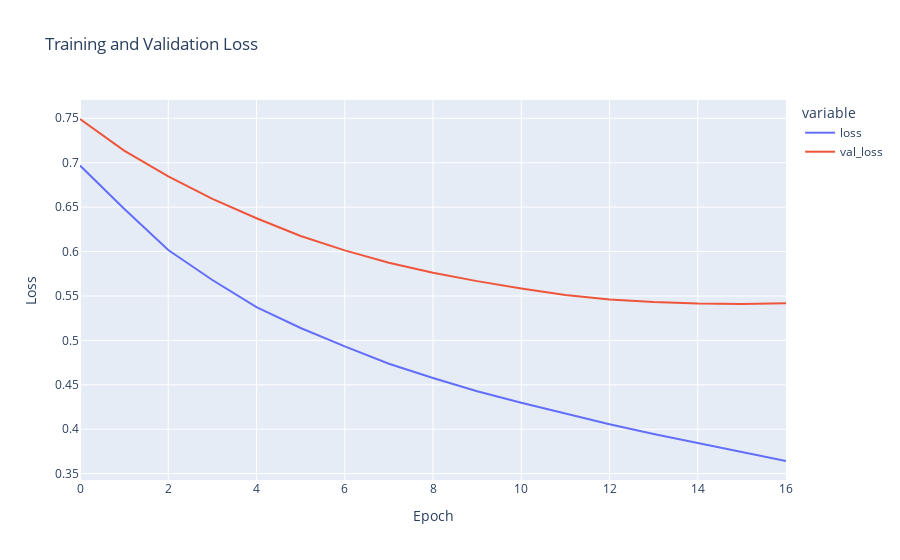

Here is the notebook cell this chart was saved with:
### Markdown cell above
### Results

### Code cell
fig = px.line(
    history.history,
    y=['loss', 'val_loss'],
    labels = {'index': 'Epoch', 'value': 'Loss'},
    title = "Training and Validation Loss"
)

fig.show()

### Figure 1 — Plotly figure (JSON) as saved in the notebook; plotly's stock layout.template omitted (floating-point values rounded to 4 significant figures)
{"data": [{"hovertemplate": "variable=loss<br>Epoch=%{x}<br>Loss=%{y}<extra></extra>", "legendgroup": "loss", "line": {"color": "#636efa", "dash": "solid"}, "marker": {"symbol": "circle"}, "mode": "lines", "name": "loss", "orientation": "v", "showlegend": true, "type": "scatter", "x": [0, 1, 2, 3, 4, 5, 6, 7, 8, 9, 10, 11, 12, 13, 14, 15, 16], "xaxis": "x", "y": [0.6968, 0.6483, 0.6017, 0.568, 0.5373, 0.514, 0.4932, 0.4738, 0.4577, 0.4427, 0.4298, 0.4175, 0.4056, 0.3946, 0.3843, 0.3742, 0.3643], "yaxis": "y"}, {"hovertemplate": "variable=val_loss<br>Epoch=%{x}<br>Loss=%{y}<extra></extra>", "legendgroup": "val_loss", "line": {"color": "#EF553B", "dash": "solid"}, "marker": {"symbol": "circle"}, "mode": "lines", "name": "val_loss", "orientation": "v", "showlegend": true, "type": "scatter", "x": [0, 1, 2, 3, 4, 5, 6, 7, 8, 9, 10, 11, 12, 13, 14, 15, 16], "xaxis": "x", "y": [0.7492, 0.7137, 0.6846, 0.6593, 0.6375, 0.6175, 0.6013, 0.5874, 0.5761, 0.5667, 0.5585, 0.5512, 0.5461, 0.5432, 0.5415, 0.5409, 0.5419], "yaxis": "y"}], "layout": {"legend": {"title": {"text": "variable"}, "tracegroupgap": 0}, "title": {"text": "Training and Validation Loss"}, "xaxis": {"anchor": "y", "domain": [0, 1], "title": {"text": "Epoch"}}, "yaxis": {"anchor": "x", "domain": [0, 1], "title": {"text": "Loss"}}}}
